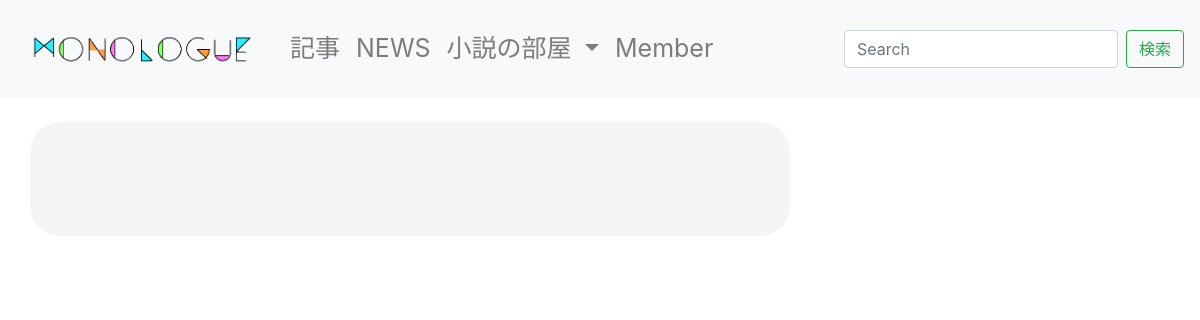
Before: /novel/1/chapter/3/story/4/ with the older database file.
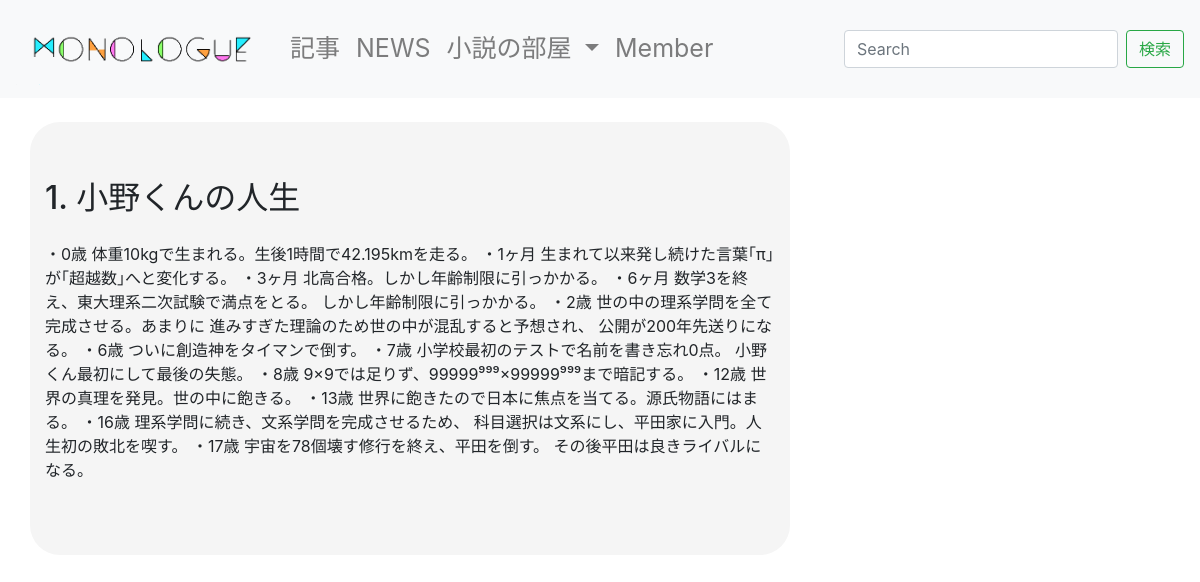
After: the same page with the newer database file.
### blog/models.py (models this page shows)
class Story(models.Model):
    chapter = models.ForeignKey(Chapter, on_delete=models.PROTECT)
    story_num = models.PositiveIntegerField()
    story_title = models.CharField(max_length=50)
    story_text = MDTextField()
    def get_markdown_text_as_html(self):
        return markdown(self.story_text)

### blog/views.py (the view)
# urls.py: path('novel/<int:novel_pk>/chapter/<int:chapter_pk>/story/<int:story_pk>/', Story_DetailView.as_view(), name='story_detail'),
class Story_DetailView(TemplateView):
    template_name = 'blog/story_detail.html'
    def get(self, request, *args, **kwargs):
        story_pk = self.kwargs['story_pk']
        context = {
            'story_pk': story_pk,
            'story_list': Story.objects.filter(id=story_pk),
        }
        return self.render_to_response(context)

### dbsite/context_processors.py (called while the page is built)
def common(request):
    context = {
        'categories': Category.objects.annotate(
            num_posts=Count('post', filter=Q(post__is_public=True))),
        'tags': Tag.objects.annotate(
            num_posts=Count('post', filter=Q(post__is_public=True))),
    }
    return context

### blog/templates/blog/story_detail.html (shortened to what this page needs)
{% extends "base.html" %}
{% block content %}
<div class="container">
  <div class="row">
    <main class="col-md-8">
      {% for story in story_list %}
      <h2 class="mb-4">{{ story.story_num }}. {{ story.story_title }}</h2>
      <div>
        {{ story.get_markdown_text_as_html|safe }}
      </div>
      {% endfor %}
    </main>
  </div>
</div>
{% endblock %}

Changed rows visible on the page:
added Story: story_num "1", story_title "小野くんの人生", get_markdown_text_as_html "・0歳 体重10kgで生まれる。生後1時間で42.195kmを走る。 ・1ヶ月 生まれて以来発し続けた言葉｢π｣が｢超越数｣へと変化する。 ・3ヶ月 北高合格。しかし年齢制限に引っかかる。 ・6ヶ月 数学3を終え、東大理系二次試験で満点をとる。 しかし年齢制限に引っかかる。 ・2歳 世の中の理系学問を全て完成させる。あまりに 進みすぎた理論のため世の中が混乱すると予想され、 公開が200年先送りになる。 ・6歳 ついに創造神をタイマンで倒す。 ・7歳 小学校最初のテストで名前を書き忘れ0点。 小野くん最初にして最後の失態。 ・8歳 9×9では足りず、99999⁹⁹⁹×99999⁹⁹⁹まで暗記する。 ・12歳 世界の真理を発見。世の中に飽きる。 ・13歳 世界に飽きたので日本に焦点を当てる。源氏物語にはまる。 ・16歳 理系学問に続き、文系学問を完成させるため、 科目選択は文系にし、平田家に入門。人生初の敗北を喫す。 ・17歳 宇宙を78個壊す修行を終え、平田を倒す。 その後平田は良きライバルになる。"
